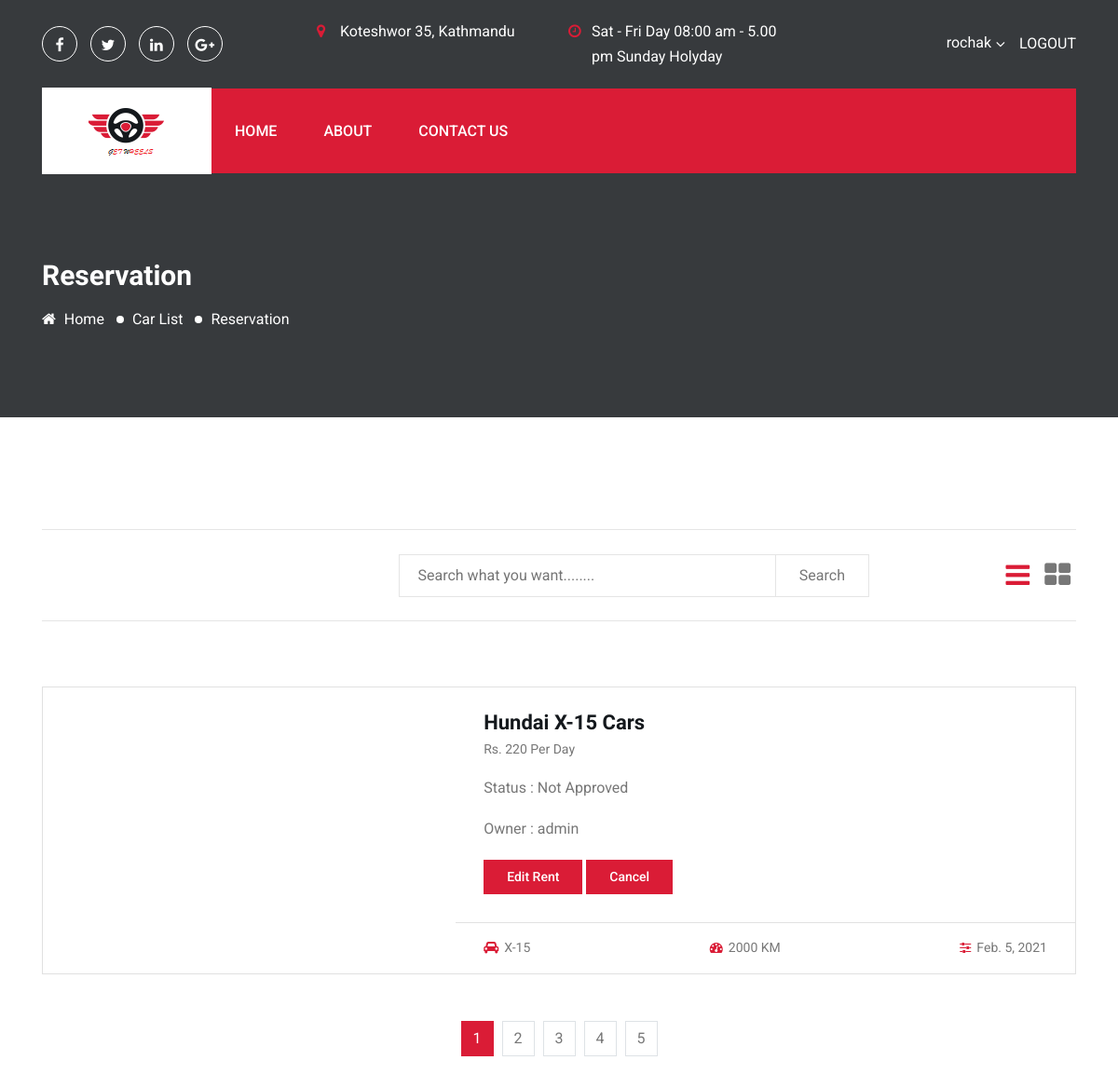
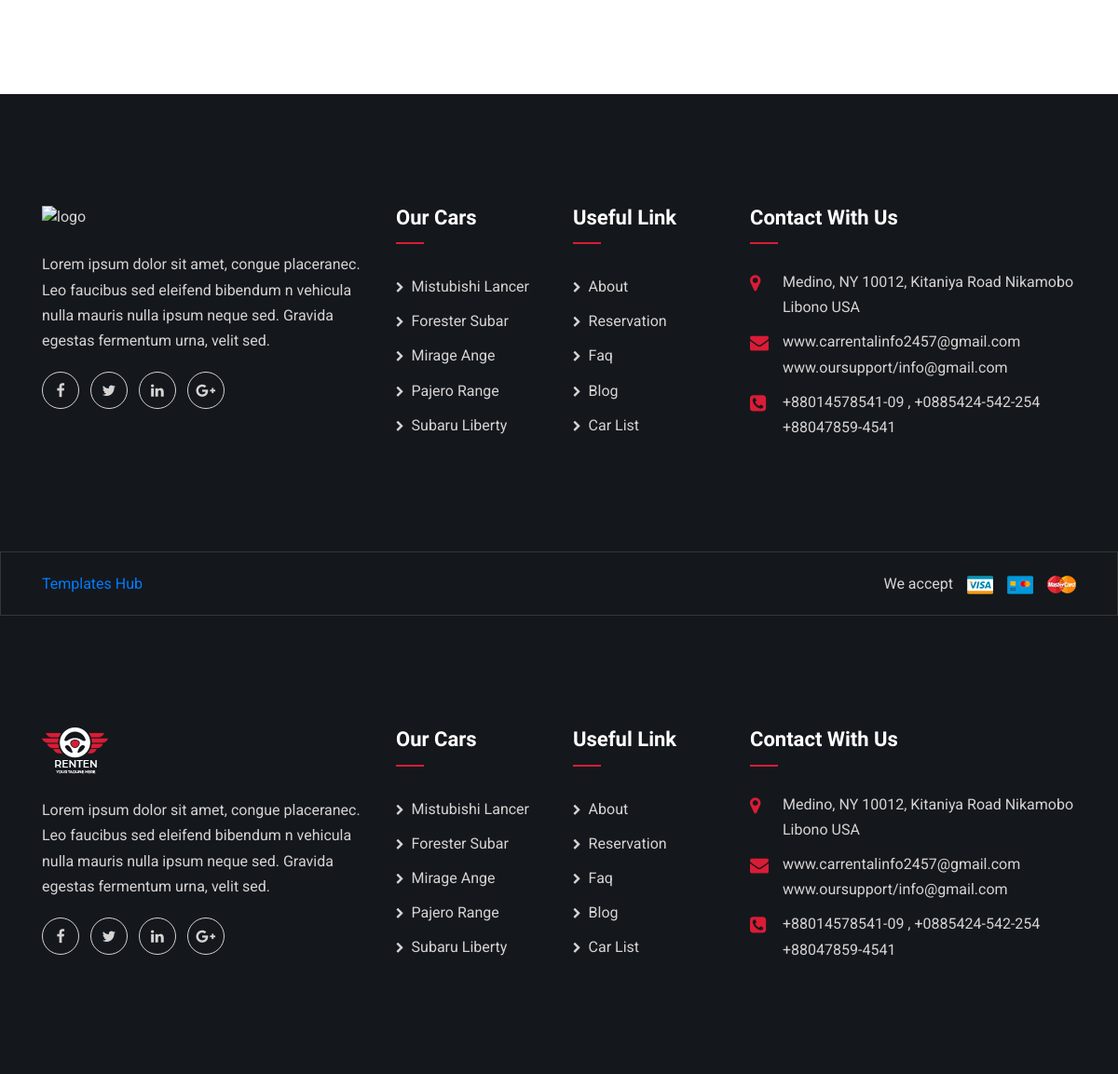
The page /profile/ (signed in) on the database its author committed (2 pictures, top to bottom).
### home/models.py (models this page shows, shortened)
class VehicleAvailable(models.Model):
    user = models.ForeignKey(settings.AUTH_USER_MODEL,on_delete=models.CASCADE,default=None,null=True)
    type = models.TextField()
    manufacturer_company = models.TextField(max_length=100)
    model = models.TextField(max_length=100)
    pickup = models.TextField(max_length=300)
    dropup = models.TextField(max_length=300)
    available_till_time = models.TimeField(null= True,blank=True)
    available_till_date = models.DateField()
    description = models.TextField(max_length=500)
    image = models.TextField()
    priceph = models.IntegerField()
    km_travelled = models.IntegerField()
    slug  = models.SlugField(unique=True)
    ordered = models.BooleanField(default=False)
    def get_absolute_url(self):
        return reverse("home:reservation", kwargs={'slug': self.slug})

### home/views.py (the view, shortened to what this page needs)
# urls.py: path('profile/',views.Profile.as_view(), name ='profile'),
class Profile(BaseView): #/profile
    def get(self,request):
        print(request.user.id)
        self.template_context['ovehicles'] = UserAvailable.objects.filter(user__id = self.request.user.id)
        print(self.template_context['ovehicles'])
        query = request.GET.get('query')
        if query is not None and query != '':
            self.template_context['search_result'] = VehicleAvailable.objects.filter(
                Q(type__icontains=query)| Q(model__icontains=query) |Q(manufacturer_company__startswith=query)|
                Q(manufacturer_company__endswith=query)
            )
            self.template_context['search_for'] = query
            return render(request, 'search-list.html', self.template_context)
        else:
            return render(request,'hire-profile.html',self.template_context)

### home/forms.py
class ConsultaionForm(ModelForm):
    class Meta:
        model = Consultaion
        fields = '__all__'

### home/models.py (called while the page is built)
    def __str__(self):
        return self.user.username +"-->"+ self.items.__str__()

### home/templates/hire-profile.html (shortened to what this page needs)
{% extends 'base.html' %}
{% load static %}
{% block content %}
<section class="inner-page-banner bg_img overlay-3" data-background="{%static 'assets/images/inner-page-bg.jpg' %}">
    <div class="container">
        <div class="row">
            <div class="col-md-12">
                <h2 class="page-title">reservation</h2>
                <ol class="page-list">
                    <li><a href="index.html"><i class="fa fa-home"></i> Home</a></li>
                    <li><a href="#0">car list</a></li>
                    <li>reservation</li>
                </ol>
            </div>
        </div>
    </div>
</section>
<section class="car-search-section pt-120 pb-120">
    <div class="container">
        <div class="row">
            <div class="col-lg-12">
                <div class="car-search-filter-area">
                    <div class="car-search-filter-form-area">
                        <form class="car-search-filter-form">
                            <div class="row justify-content-between">
                                <div class="col-lg-4 col-md-5 col-sm-6">
                                </div>
                                <div class="col-lg-7 col-md-7 col-sm-6 d-flex">
                                    <input type="text" name="query" id="car_search"
                                           placeholder="Search what you want........">
                                    <button class="search-submit-btn">Search</button>
                                </div>
                            </div>
                        </form>
                    </div>
                    <div class="view-style-toggle-area">
                        <button class="view-btn list-btn active"><i class="fa fa-bars"></i></button>
                        <button class="view-btn grid-btn"><i class="fa fa-th-large"></i></button>
                    </div>
                </div>
            </div>
        </div>
        <div class="row mt-70">
            <div class="col-lg-12">
                <div class="car-search-result-area list--view row mb-none-30">
                    {% for order in ovehicles %}
                    {% for avehicle in order.items.all %}
                    <div class="col-md-6 col-12">
                        <div class="car-item car-item--style2">
                            <div class="thumb bg_img" data-background="{{avehicle.image}}"></div>
                            <div class="car-item-body">
                                <div class="content">
                                    <h4 class="title">{{avehicle.manufacturer_company}} {{avehicle.model}}
                                        {{avehicle.type}}</h4>
                                    <span class="price"> Rs. {{avehicle.priceph}} per day</span>
                                    <p>Status : Not Approved </p>
                                    <p> Owner : {{avehicle.user}} </p>
                                    <a>
                                        <form method="get" action="{% url 'home:reservation-update' slug=avehicle.slug %}" >
                                            <button class="cmn-btn" name="update-btn" >Edit Rent</button>
                                        </form>
                                    </a>
                                    <a>
                                        <form method="post" action="{% url 'home:cancel' slug=avehicle.slug %}" >
                                            <button type="submit" class="cmn-btn" name="cmn-btn">Cancel</button>
                                        </form>
                                    </a>
                                </div>
                                <div class="car-item-meta">
                                    <ul class="details-list">
                                        <li><i class="fa fa-car"></i>{{avehicle.model}}</li>
                                        <li><i class="fa fa-tachometer"></i>{{avehicle.km_travelled}} KM</li>
                                        <li><i class="fa fa-sliders"></i>{{avehicle.available_till_date}}</li>
                                    </ul>
                                </div>
                            </div>
                        </div>
                    </div>
                    {% endfor %}
                    {% endfor %}
                </div>
                <nav class="d-pagination" aria-label="Page navigation example">
                    <ul class="pagination justify-content-center">
                        <li class="page-item active"><a class="page-link" href="#">1</a></li>
                        <li class="page-item"><a class="page-link" href="#">2</a></li>
                        <li class="page-item"><a class="page-link" href="#">3</a></li>
                        <li class="page-item"><a class="page-link" href="#">4</a></li>
                        <li class="page-item"><a class="page-link" href="#">5</a></li>
                    </ul>
                </nav>
            </div>
        </div>
    </div>
</section>
<footer class="footer-section">
    <div class="footer-top pt-120 pb-120">
        <div class="container">
            <div class="row">
                <div class="col-lg-4 col-sm-8">
                    <div class="footer-widget widget-about">
                        <div class="widget-about-content">
                            <a href="index.html" class="footer-logo"><img
                                    src="{%static 'assets/images/logo-footer.png ' %}" alt="logo"></a>
                            <p>Lorem ipsum dolor sit amet, congue placeranec. Leo faucibus sed eleifend bibendum n
                                vehicula nulla mauris nulla ipsum neque sed. Gravida egestas fermentum urna, velit
                                sed. </p>
                            <ul class="social-links">
                                <li><a href="#0"><i class="fa fa-facebook"></i></a></li>
                                <li><a href="#0"><i class="fa fa-twitter"></i></a></li>
                                <li><a href="#0"><i class="fa fa-linkedin"></i></a></li>
                                <li><a href="#0"><i class="fa fa-google-plus"></i></a></li>
                            </ul>
                        </div>
                    </div>
                </div>
                <div class="col-lg-2 col-sm-4">
                    <div class="footer-widget widget-menu">
                        <h4 class="widget-title">our cars</h4>
                        <ul>
                            <li><a href="#0">mistubishi lancer</a></li>
                            <li><a href="#0">forester subar</a></li>
                            <li><a href="#0">mirage ange</a></li>
                            <li><a href="#0">pajero range</a></li>
                            <li><a href="#0">subaru liberty</a></li>
                        </ul>
                    </div>
                </div>
                <div class="col-lg-2 col-sm-4">
                    <div class="footer-widget widget-menu">
                        <h4 class="widget-title">useful link</h4>
                        <ul>
                            <li><a href="#0">about</a></li>
                            <li><a href="#0">reservation</a></li>
                            <li><a href="#0">faq</a></li>
                            <li><a href="#0">blog</a></li>
                            <li><a href="#0">car list</a></li>
                        </ul>
                    </div>
                </div>
                <div class="col-lg-4 col-sm-8">
                    <div class="footer-widget widget-address">
                        <h4 class="widget-title">contact with us</h4>
                        <ul>
                            <li>
                                <i class="fa fa-map-marker"></i>
                                <span>Medino, NY 10012, Kitaniya Road Nikamobo Libono USA</span>
                            </li>
                            <li>
                                <i class="fa fa-envelope"></i>
                                <span>www.carrentalinfo2457@gmail.com www.oursupport/info@gmail.com</span>
                            </li>
                            <li>
                                <i class="fa fa-phone-square"></i>
                                <span>+88014578541-09 , +0885424-542-254 +88047859-4541</span>
                            </li>
                        </ul>
                    </div>
                </div>
            </div>
        </div>
    </div>
    <div class="footer-bottom">
        <div class="container">
            <div class="row justify-content-between">
                <div class="col-sm-6">
                    <p class="copy-right-text"><a href="templateshub.net">Templates Hub</a></p>
                </div>
                <div class="col-sm-6">
                    <ul class="payment-method d-flex justify-content-end">
                        <li>We accept</li>
                        <li><img src="{%static 'assets/images/money-method/1.png' %}" alt="image"></li>
                        <li><img src="{%static 'assets/images/money-method/2.png' %}" alt="image"></li>
                        <li><img src="{%static 'assets/images/money-method/3.png' %}" alt="image"></li>
                    </ul>
                </div>
            </div>
        </div>
    </div>
</footer>
{% endblock %}

### rows shown on the page
VehicleAvailable: manufacturer_company "Hundai", model "X-15", type "Cars", priceph "220", user "admin", km_travelled "2000", available_till_date "Feb. 5, 2021"
